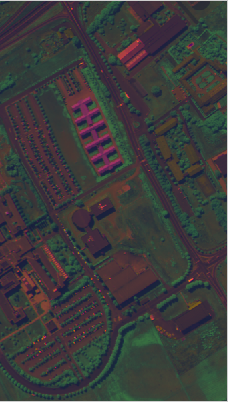
%> input picture 无监督聚类算法/彩色图像转化为灰度图像/ppp.png, 228 x 402 px
$ octave kmeans.m   (GNU Octave 9; MATLAB toolbox functions it lacks are replaced by stand-ins)
%> lines starting %> are read from the running program, lines starting %| are printed output that depends on the picture
%一种基于K均值的自然图像聚类方法
clc
clear
pic = imread('ppp.png');  % RGB  三维矩阵
%> pic is the input picture: size 402x228x3 uint8; mean R, G, B 60, 60, 60
figure;
imshow(pic);
k = 10;
pic = double(pic);       %double把任何类型数据转换成双精度数值
%> pic: size 402x228x3 double
copy = pic;
ima = pic(:);            % 变成一列
s = length(ima);
%> s = 274968
data1 = pic(:,:,1);
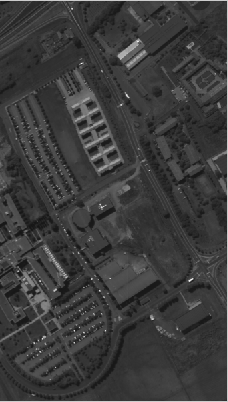
%> data1: size 402x228 double; min 22, max 253, mean 60
data2 = pic(:,:,2);
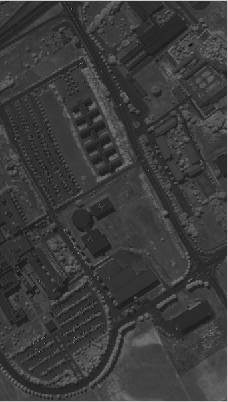
%> data2: size 402x228 double; min 11, max 204, mean 60
data3 = pic(:,:,3);
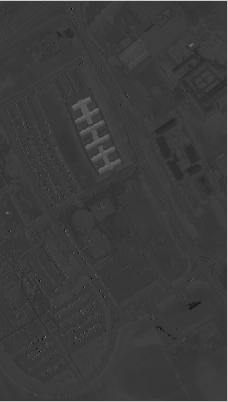
%> data3: size 402x228 double; min 3, max 204, mean 60

%xlswrite('D:\write2Excel.xls',data1,'sheet1');%数据存储至D盘根目录下
%xlswrite('D:\write2Excel.xls',data2,'sheet2')
%xlswrite('D:\write2Excel.xls',data3,'sheet3')

%建立灰度直方图
%灰度直方图是灰度级的函数，它表示图像中具有某种灰度级的像素的个数，反映了图像中某种灰度出现的频率。
m = max(ima);            % m = max(ima)+1;
%> m = 253
h = zeros(1,m);          % 一共是1-m个灰度
hc = zeros(1,m);
for i = 1:s
  if(ima(i)>0)
      h(ima(i )) = h(ima(i)) + 1;
  end
end
%> after the loop, h = 253 values, max 16770 at index 58, min 0 at index 1, mean 1086.8
ind = find(h);           % 找到所有灰度。h矩阵是每个灰度的个数
%> ind = 207 values from 3 to 253
hl = length(ind);        % 灰度长度
%> hl = 207

mu = (1:k)*m/(k);           %初始化聚类中心
%> mu = [25.3 50.6 75.9 101.2 126.5 151.8 177.1 202.4 227.7 253]
while 1
  oldmu = mu;
  for i = 1:hl
      c = abs(ind(i)-mu);   %  距离
      cc = find(c==min(c)); %　最短的距离所在矩阵位置即是所属簇类
      hc(ind(i)) = cc(1);   %  hc矩阵是某一灰度所在的簇类
  end
  for i = 1:k               %  更新聚类中心
      a = find(hc==i);      %  在hc矩阵中找到属于第i类簇的序列
      mu(i) = sum(a.*h(a))/sum(h(a));   %灰度定义
  end
  if(mu == oldmu)           %  聚类中心不再发生改变
      break;
  end
end
%> this loop made 23 passes
%> oldmu on passes 1 to 11: [25.3 50.6 75.9 101.2 126.5 151.8 177.1 202.4 227.7 253], [31.98 54.66 71.42 96.96 123.4 152.8 173 204 222 247.7], [37.1 55.75 70.56 93.55 120.8 151.8 171.7 204 220 244.5], [39.54 56.46 70.1 91.53 117.9 150.9 171 204 220 244.5], [41.17 56.99 69.55 89.28 114.7 149.4 169.9 204 220 244.5], [42.01 57.27 69.26 88.02 112.5 147.7 168.6 204 220 244.5], [42.01 57.27 68.95 86.69 110.1 145.5 167.3 204 220 244.5], [42.01 57.27 68.61 85.34 107.5 140.8 164.4 203.9 220 244.5], [42.01 56.92 67.29 83.97 105 134.9 161.5 203.9 220 244.5], [42.01 56.92 66.99 82.72 102.5 130.2 160 203.9 220 244.5], [42.01 56.5 65.78 81.47 100.6 127.3 158.7 203.9 220 244.5]
%> after the loop, hc = 253 values, max 10 at index 235, min 0 at index 1, mean 4.19; mu = [41.17 55.2 62.99 75.45 90.82 111.4 151.2 203.8 220 244.5]

S = size(copy);
%> S = [402 228 3]
mask = zeros(S);
for i = 1:S(1)       %重新绘制图像
    for j = 1:S(2)
        copy(i,j,1) - mu;
        c = abs(copy(i,j,1)-mu);
        a = find(c==min(c));
        mask(i,j,1) = mu(a);
    end
end
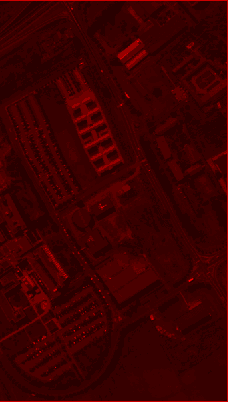
%> mask: size 402x228x3 double; mean R, G, B 60.6, 0, 0
mask  = uint8(mask); %8位的无符号整形数据,取值范围从0到255
%> mask: size 402x228x3 uint8
figure;
imshow(mask(:,:,1));
figure;
imshow(mask(:,:,2));
figure;
imshow(mask(:,:,3));
